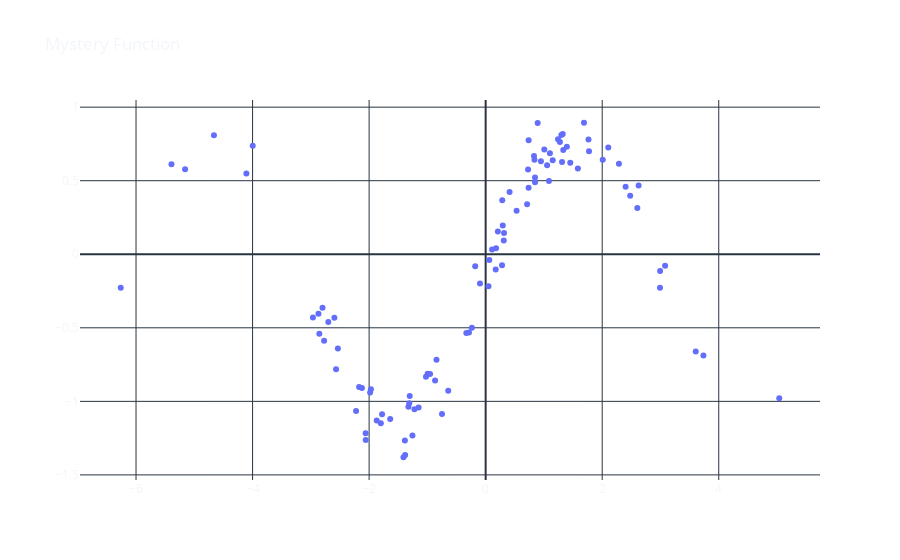

This figure's notebook cell:
### Markdown cell above
# Implementing a `Gradient descent` algorithm from Scratch

Return to the [castle](https://github.com/Nkluge-correa/teeny-tiny_castle).

**`Gradient descent` is a popular optimization algorithm used in machine learning to minimize the cost function of a model. The cost function is a mathematical function that measures how well the model fits the training data.**

**The goal of the algorithm (_the optimizer_) is to find the set of parameters that minimize the cost function. `Gradient descent` works by iteratively adjusting the parameters of the model in the opposite direction of the gradient of the cost function with respect to the parameters.**

**There are several variations of `gradient descent`, including `batch gradient descent`, `stochastic gradient descent`, and `mini-batch gradient descent`, each with its own advantages and disadvantages depending on the problem at hand.**

![gradient-descent](https://upload.wikimedia.org/wikipedia/commons/a/a3/Gradient_descent.gif)

**In this notebook, we will implement a `gradient descent` algorithm from scratch. Let us first create an artificial dataset. For this tutorial, our data distribution is going to be a ~ `mystery function` ~.**

### Code cell
import numpy as np
import plotly.graph_objects as go

x = np.random.randn(100)*2

noise = np.random.normal(-1, 1, 100) *0.15

y = np.sin(x) + noise

fig = go.Figure(data=go.Scatter(
    x=x, y=y, mode='markers', name='Mystery Function'))

fig.update_layout(template='plotly_dark',
                  title='Mystery Function',
                  paper_bgcolor='rgba(0, 0, 0, 0)',
                  plot_bgcolor='rgba(0, 0, 0, 0)')
fig.show()

### Figure 1 — Plotly figure (JSON) as saved in the notebook; plotly's stock layout.template omitted (floating-point values rounded to 4 significant figures)
{"data": [{"mode": "markers", "name": "Mystery Function", "type": "scatter", "x": [-0.749, 0.2849, -2.536, -0.9949, 3.079, 3.737, 0.2091, -4.662, 5.038, 1.086, -5.157, -1.222, 1.687, 1.774, 2.994, 0.4106, -1.41, 0.7372, -0.332, 2.402, -2.7, 2.992, -1.151, 2.48, 1.452, -0.9541, -5.392, 0.06221, 1.299, -0.8437, -2.224, -0.09697, 0.8928, -1.386, 0.5309, -2.854, -0.868, 1.102, -0.642, 0.1725, 1.332, 1.393, -1.024, 0.847, 0.9485, 1.15, 2.625, 0.728, 1.582, -2.799, -0.2363, 3.605, 1.274, -1.799, -2.059, -2.772, -2.06, 0.7367, 0.2812, 2.009, 1.311, 2.603, -1.303, 0.3153, 0.1102, -1.778, 2.287, 0.8471, -0.2862, -1.325, -2.596, -2.964, -2.869, 0.7113, -1.87, 1.054, -1.311, 1.323, -0.1796, -1.969, -2.568, -4.106, 0.04842, 1.765, 0.1781, 0.8374, 0.8301, -6.262, -1.382, -1.983, 0.3108, -1.256, 1.007, -3.997, -1.638, 1.242, -2.171, 0.2935, 2.103, -2.123], "y": [-1.086, 0.3666, -0.6412, -0.8126, -0.07872, -0.688, 0.1554, 0.8095, -0.9794, 0.4988, 0.5779, -1.053, 0.8941, 0.7006, -0.1145, 0.4231, -1.38, 0.7758, -0.5352, 0.4596, -0.4597, -0.2269, -1.041, 0.3974, 0.6228, -0.8143, 0.6113, -0.03845, 0.8113, -0.7174, -1.065, -0.199, 0.8922, -1.265, 0.2956, -0.5399, -0.858, 0.6859, -0.9272, -0.1032, 0.7094, 0.7311, -0.8319, 0.5216, 0.632, 0.6385, 0.4675, 0.5764, 0.5829, -0.3629, -0.4989, -0.6614, 0.7629, -1.15, -1.262, -0.5886, -1.217, 0.4516, -0.07532, 0.6428, 0.628, 0.3144, -0.9644, 0.1443, 0.0328, -1.088, 0.6147, 0.4896, -0.5312, -1.037, -0.4312, -0.4299, -0.4036, 0.3394, -1.13, 0.6056, -1.014, 0.8174, -0.08081, -0.9184, -0.781, 0.5496, -0.2176, 0.7807, 0.0406, 0.643, 0.6687, -0.2284, -1.365, -0.9398, 0.09362, -1.232, 0.7129, 0.7374, -1.12, 0.7819, -0.902, 0.1954, 0.7265, -0.9096]}], "layout": {"paper_bgcolor": "rgba(0, 0, 0, 0)", "plot_bgcolor": "rgba(0, 0, 0, 0)", "title": {"text": "Mystery Function"}}}
